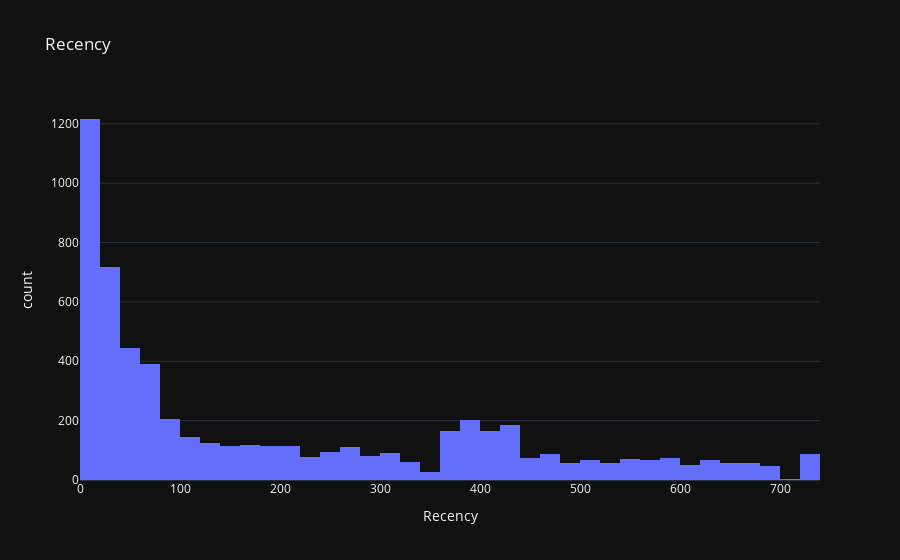

Here is the notebook cell this chart was saved with:
### Code cell
# Create a histogram of the Recency column
px.histogram(rfm_df, x='Recency', title='Recency')

### Figure 1 — Plotly figure (JSON) as saved in the notebook; plotly's stock layout.template omitted (floating-point values rounded to 4 significant figures; data arrays with more than 128 entries replaced by an {"elided": "..."} marker saying what was removed)
{"data": [{"alignmentgroup": "True", "bingroup": "x", "hovertemplate": "Recency=%{x}<br>count=%{y}<extra></extra>", "legendgroup": "", "marker": {"color": "#636efa", "pattern": {"shape": ""}}, "name": "", "offsetgroup": "", "orientation": "v", "showlegend": false, "x": {"elided": "5881 int values"}, "xaxis": "x", "yaxis": "y", "type": "histogram"}], "layout": {"xaxis": {"anchor": "y", "domain": [0.0, 1.0], "title": {"text": "Recency"}}, "yaxis": {"anchor": "x", "domain": [0.0, 1.0], "title": {"text": "count"}}, "legend": {"tracegroupgap": 0}, "title": {"text": "Recency"}, "barmode": "relative"}}
